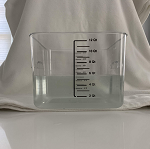
#> input picture MATH 7203 Numerical Analysis 1/Project 2/JupyterNotebook/IMG02.png, 150 x 149 px
$ jupyter execute --allow-errors 'Galloway Math 7203-Mini Project 01.ipynb'
#> lines starting #> are read from the running program, lines starting #| are printed output that depends on the picture; after the words box and inside, x2 and y2 are one past the last pixel; in counts of white or black regions, pixels touching at a corner belong together
# Canny Edge Detection Algoritm And Water Level Indication

## Goal: Implement and Modify Canny Edge Detection Algorithm to Detect Water Level in A Vessel

### Outline of the Canny Edge Detection Algorithm
    1. Noise Reduction
    2. Intesity Gradient Calculation
    3. Non-Maximum Supression
    4. Double Thresholding
    5. Hysteresis Thresholding

### Modifications For Water Level Detection
    Non-Maximum Supression Alteration
    Adhoc Level Line Selection

### Results
    Video of Real-time Level Tracking

## Stage 1: Noise Reduction

#### Goal: Smooth Image to Aid in Gradient Calculation

* A noisy image can be problematic due to the reliance of this algorithm on gradient calculations in subsequent steps.
* 5x5 Gaussian filter like the one we implimented in the homework earlier.

[cell 1]
'''Import Libraries'''
import numpy as np
import matplotlib.pyplot as plt
import matplotlib.image as mpimg
import cv2 as cv

vidFile = 'Math 7203 Mini Project 1 Video ( 1 min).mp4'
testPNGs = ['IMG02.png','IMG03.png','IMG04.png','IMG05.png',
           'IMG06.png','IMG07.png']

'''Helper Functions For Displaying Images'''
def showAll(img_list):
    '''Plot All the Images Passed in as a List of
       ndarrays'''
    N_ROWS = 2      # number of rows for display of pics
    R_SIZE = 3      # row cells size
    N_COLS = 3      # number of columns for display of pics
    C_SIZE = 3      # columns cell size
    # Display Images
    plt.figure(figsize=(N_COLS*C_SIZE, N_ROWS*R_SIZE))
    for i,img in enumerate(img_list):
        plt.subplot(N_ROWS, N_COLS, i+1)
        plt.imshow(img, cmap="gray",)
        plt.axis('off')

    plt.tight_layout()
    plt.show()

[cell 2]
'''Read in Files and Display'''
imgs = []       #list to hold raw images

# Read Images
for img in testPNGs:
    imgs.append(cv.imread(img, cv.IMREAD_GRAYSCALE))

# Display images
#> (the rest of this cell did not finish here and is left out)

#> in showAll, `N_ROWS = 2`: N_ROWS = 2

# display what format the image data is stored in
print('File Numeric Type: ', type(imgs[0][0,0]))

[cell 3]
'''Filter images And Display Again'''
filtImgs = []   # list to hold filtered images

SIGMA = 0.25     # x-sigma, is copied to y-sigma if y-sigma is not specified
K_SIZE = (5,5)  # Kernel Window Size

# filter images
#> (the rest of this cell did not finish here and is left out)

## Stage 2: Intensity Gradient Calculation
#### Goal: Calculate Magnitude and Angle of Gradient

The edge graident is calculated for the image through use of the Sobel operator and the resulting vectors are stored in angle and magnitude form.  The angle is typically rounded to one of a few selected values to make the following steps easier.
### Sobel Operator
Let $I_{mg}$ be the matrix representing the image file and $SO$ be the Soble Operator, then
\begin{equation}
SO = \begin{pmatrix}1&0&-1\\2&0&-2\\1&0&-1\end{pmatrix}\\
\nabla_x = SO \circledast I_{mg}, \text{and} \nabla_y = SO^T \circledast I_{mg}
\end{equation}
### Intensity Gradient Calculation
Let the Edge Gradient Magnitude $= M$ and the Angle $= \Theta$ then
\begin{equation}
\boxed{M = \sqrt{\nabla_x^2 + \nabla_y^2}}, \boxed{\Theta = tan^{-1}\Big( \frac{\nabla_y}{\nabla_x} \Big)}
\end{equation}

## Stage 2: Intensity Gradient Calculation...
### Example Calculation No Edge
A uniform window will have all pixels the same value.

\begin{equation}
\nabla_x = I_{mg} \circledast SO = \begin{pmatrix}255&255&255\\255&255&255\\255&255&255\end{pmatrix} \circledast \begin{pmatrix}1&0&-1\\2&0&-2\\1&0&-1\end{pmatrix}  = \begin{pmatrix}255&0&-255\\510&0&-510\\255&0&-255\end{pmatrix} = 0\\
\nabla_y = I_{mg} \circledast SO^T = \begin{pmatrix}255&255&255\\255&255&255\\255&255&255\end{pmatrix} \circledast \begin{pmatrix}1&2&1\\0&0&0\\-1&-2&-1\end{pmatrix}  = \begin{pmatrix}255&510&255\\0&0&0\\-255&-510&-255\end{pmatrix} = 0\\
\Theta = tan^{-1}\Big( \frac{0}{0} \Big) = 0
\end{equation}

## Stage 2: Intensity Gradient Calculation...
### Example Calculation With Vertical Edge
A vertical edge will have a change in pixel values from left to right or right to left. It will have an x gradient but no y.

\begin{equation}
\nabla_x = I_{mg} \circledast SO = \begin{pmatrix}255&0&0\\255&0&0\\255&0&0\end{pmatrix} \circledast \begin{pmatrix}1&0&-1\\2&0&-2\\1&0&-1\end{pmatrix}  \implies \begin{pmatrix}255&0&0\\510&0&0\\255&0&0\end{pmatrix} \implies 1020\\
\nabla_y = I_{mg} \circledast SO^T = \begin{pmatrix}255&0&0\\255&0&0\\255&0&0\end{pmatrix} \circledast \begin{pmatrix}1&2&1\\0&0&0\\-1&-2&-1\end{pmatrix}  \implies \begin{pmatrix}255&0&0\\0&0&0\\-255&0&0\end{pmatrix} \implies 0\\
\Theta = tan^{-1}\Big( \frac{0}{1020} \Big) = 0
\end{equation}

## Stage 2: Intensity Gradient Calculation...
### Example Calculation With Horizontal Edge
A horizontal edge will have a change in pixel values from bottom to top or vise versa. It will have an y gradient but no x.

\begin{equation}
\nabla_x = I_{mg} \circledast SO = \begin{pmatrix}0&0&0\\0&0&0\\255&255&255\end{pmatrix} \circledast \begin{pmatrix}1&0&-1\\2&0&-2\\1&0&-1\end{pmatrix}  \implies \begin{pmatrix}0&0&0\\0&0&0\\255&0&-255\end{pmatrix} \implies 0\\
\nabla_y = I_{mg} \circledast SO^T = \begin{pmatrix}0&0&0\\0&0&0\\255&255&255\end{pmatrix} \circledast \begin{pmatrix}1&2&1\\0&0&0\\-1&-2&-1\end{pmatrix}  \implies \begin{pmatrix}0&0&0\\0&0&0\\-255&-510&-255\end{pmatrix} \implies -1020\\
\Theta = tan^{-1}\Big( \frac{-1020}{0} \Big) = -\pi/2
\end{equation}

## Stage 2: Intensity Gradient Calculation...
### Processed Gradient Images

[cell 4]
'''Define function for the Sobel Operator'''

def sobel(A):
    '''Applies 3x3 Sobel Operator to Image Array and
       returns Magnitude and Angle Arrays '''

    # Sobel Operator
    Gx = np.matrix([[-1,0,1],[-2,0,2],[-1,0,1]])
    Gy = Gx.T

    # Get Dimmensions of kernel and image
    kr,kc = Gx.shape
    r,c = A.shape

    # Dimension Output Arrays
    mag = np.zeros((r,c))
    angle = np.zeros((r,c))


    # Apply Sobel via Convolution
    o_r = kr//2  # offset for rows to center
    o_c = kc//2  # offset for columns to center
    for i in range(r - kr):
        for j in range(c - kc):
            # Perform X and Y Gradient Calcs on Slices of Image
            S1 = np.sum(np.multiply(Gx,A[i:i+kr,j:j+kc]))
            S2 = np.sum(np.multiply(Gy,A[i:i+kr,j:j+kc]))

            # Calculate Magnitude and Angle for each pixel
            mag[i+ o_r, j+o_c] = np.sqrt(S1*S1+S2*S2)
            angle[i+ o_r, j+o_c] = np.arctan2(S2,S1)

    return mag, angle

[cell 5]
'''Process Images with Sobel Operator and Display'''
mags = []       # list to hold gradient magnitudes
angs = []     # list to hold gradient angles

# Process Filtered Images
N = len(filtImgs)   # Get number of images to process
for i,img in enumerate(filtImgs):
    print('Processing {:d} of {:d} images....'.format(i+1,N))
    m,a = sobel(img)
    mags.append(m)
    angs.append(a)
#> this loop made 3 passes
#> pass 1, `m,a = sobel(img)`:
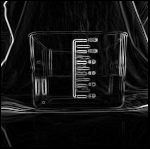
#> m: shape (149, 150) float64; min 0, max 560.3, mean 46.1; drawn with min black and max white
#> pass 1, `m,a = sobel(img)`:
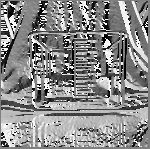
#> a: shape (149, 150) float64; min -3.14, max 3.14, mean 0.273; drawn with min black and max white
#> pass 2, `m,a = sobel(img)`:
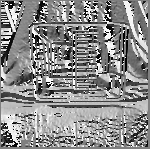
#> a: shape (149, 150) float64; min -3.14, max 3.14, mean 0.322; drawn with min black and max white

print('Processing Complete!')

# Display Magnitude Images
print('=============================== Magnitudes ===============================')
showAll(mags)

# Display Angle Images
print('===============================   Angles   ===============================')
showAll(angs)
#> in showAll (call 3), `plt.show()`:
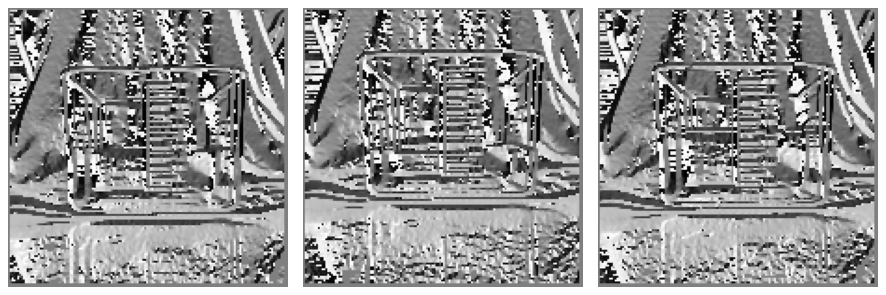
#> figure drawn by matplotlib, 3 panels

## Stage 3: Non-Maximum Supression
#### Goal: Supress Pixels that Are Not a Local Maximum in the Gradient
* Rounded Angles to 0°, 45°, 90°, or 135° reflecting negative angles into quadrant I and II.
* Compare Magnitude of the gradient along Angle to Neighbors.
    * If magnitude larger than its neighbors in the direction of the gradient angle, we leave it alone.
    * Otherwise, we supress the pixel by setting its magnitude to zero.

#### Example

[cell 6]
def nonMaxSupression(m,a):
    '''Round angle in radians to either 0°, 45°, 90°,
        or 135° and check neighbors in direction of gradient'''

    BP1 = 0.3927        # 22.5°
    BP2 = 1.1781        # 67.5°
    BP3 = 1.9635        # 112.5°
    BP4 = 2.7489        # 157.5°

    s = m.copy()        # copy array
    r,c = s.shape       # get rows and columns

    #loop through image skipping edge pixel
    for i in range(1,r-1):
        # i for rows
        for j in range(1,c-1):
            # j for cols

            a1 = np.abs(a[i,j])  # reflect to q 1&2
            #  classify angles
            if (0<= a1 <BP1) or (BP4<= a1 <=np.pi):
                #closest to x-axis check east to west
                s[i,j] = s[i,j] if \
                (s[i,j-1] < s[i,j] and s[i,j+1] < s[i,j]) else 0
            elif (BP1<= a1 <BP2):
                # closest to 45° check SW and NE
                s[i,j] = s[i,j] if \
                (s[i+1,j-1] < s[i,j] and s[i-1,j+1] < s[i,j]) else 0
            elif (BP2<= a1 <BP3):
                # closest to 90° North and South
                s[i,j] = s[i,j] if \
                (s[i+1,j] < s[i,j] and s[i-1,j] < s[i,j]) else 0
            else:
                # closest to 135° NW and SE
                s[i,j] = s[i,j] if \
                (s[i-1,j-1] < s[i,j] and s[i+1,j+1] < s[i,j]) else 0
    return s

[cell 7]
'''Process Images with Non Maximum Supression and Display'''
nms = []

# Process Images
N = len(mags)   # Get number of images to process

for k in range(N):
    print('Processing {:d} of {:d} images....'.format(k+1,N))
    nms.append(nonMaxSupression(mags[k],angs[k]))

print('Processing Complete!')

# Display Non-Max Suppressed Images
showAll(nms)

## Stage 4: Double Threshold
#### Goal: Sharpen Boundaries By Classifying Gradient Pixels as Supressed, Weak, or Strong
The continuous nature of leaves many blurred and weak edge boundries.  The double threshold sharpens by applying two thresholds:
* High Threshold-gradient magnitudes above this threshold are encoded as 'strong' edge pixels
* Low Threshold-gradient magnitudes below are suppressed.
* Between High and Low-gradient magnitudes in this range are encoded as 'weak' edge pixels

[cell 8]
'''Double Threshold Function'''
def dblThreshold(A,H,L):
    '''Suppress Values in image, A, below L and highlight
        pixel values above H.  Mark those in between as Weak'''
    STRONG = 255
    WEAK = 128

    # store shape of A
    r,c = A.shape
    B = np.zeros(r*c)  # create vector with same num pixels

    #flatten and cycle through image
    for i,pixel in enumerate(A.reshape(1,-1)[0,:]):
        if pixel > H:
            B[i] = STRONG
        if pixel < H and L < pixel:
            B[i] = WEAK
        # Array was init to zero so
        # no need to check for supression conditions
    return B.reshape(r,c)

[cell 9]
'''Process Images with Double Threshold and Display'''
dblTh = []

HIGH = 110
LOW = 45

# Process Images
N = len(nms)   # Get number of images to process

for k in range(N):
    print('Processing {:d} of {:d} images....'.format(k+1,N))
    dblTh.append(dblThreshold(nms[k],HIGH,LOW))

print('Processing Complete!')

# Display Non-Max Suppressed Images
showAll(dblTh)
#> in showAll (call 5), `plt.show()`:
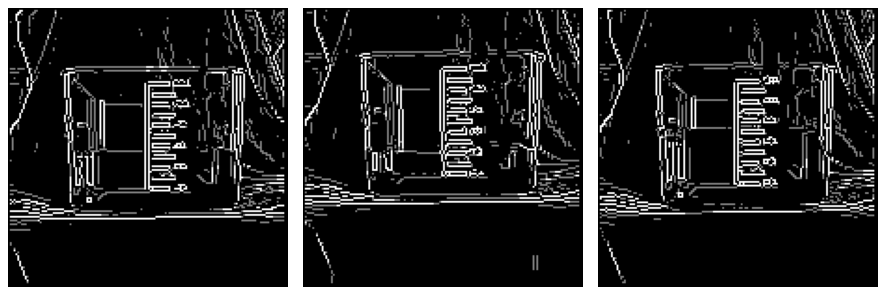
#> figure drawn by matplotlib, 3 panels

## Stage 5: Hysteresis Thresholding
#### Goal: Contextually Classify the Weak Pixels as Strong or Supressed
Hysteresis thresholding seeks to classify the weak pixels based on context.
* Sweep from left to right, and top to bottom with a 3x3 window.
* If Last was Strong, mark all Weak pixels as Strong until we reach a Supressed pixel.
* If Last was Surpressed, mark all Weak pixels as Supressed until a Strong pixel is reached

[cell 10]
'''Define Hysteresis Thresholding Function'''
def hystTresh(A):
    '''Classify pixels as supressed or strong based on neighbors'''
    TOL = 25               # tolerance
    STRONG = 255           # Strong pixel
    WEAK = 128
    SUPRESSED = 0          # Supressed pixel
    WIN = 3                # Window Size of neighbors to check

    r,c = A.shape          # Get Shape of A
    B = A.copy()           # Copy A

    for i in range(1,r-1):
        # rows loop

        for j in range(1,c-1):
            # cols loop
            # check if pixel is weak
            if B[i,j] < WEAK + TOL and B[i,j] > WEAK - TOL:
                #is weak so check neighbors
                if np.max(B[i-1:i+WIN-1,j-1:j+WIN-1]) > STRONG - TOL:
                    B[i,j] = STRONG
                else:
                    B[i,j] = SUPRESSED
    return B

[cell 11]
'''Process Images with Double Threshold and Display'''
hys = []

# Process Images
N = len(dblTh)   # Get number of images to process

for k in range(N):
    print('Processing {:d} of {:d} images....'.format(k+1,N))
    hys.append(hystTresh(dblTh[k]))
#> this loop made 3 passes
#> pass 1, in hystTresh, `B = A.copy()`:
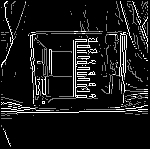
#> B: shape (149, 150) float64; min 0, max 255, mean 24.9

print('Processing Complete!')

# Display Non-Max Suppressed Images
showAll(hys)
#> in showAll (call 6), `plt.show()`:
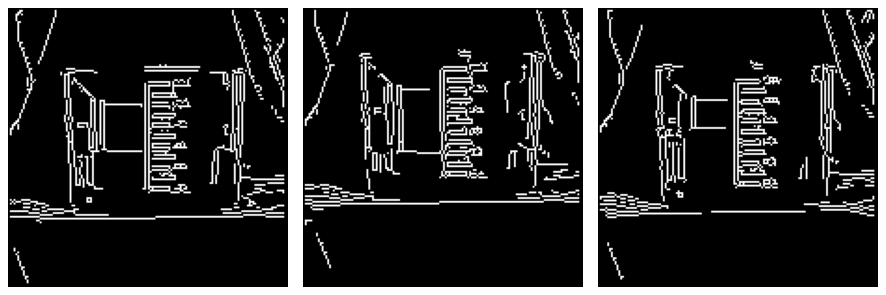
#> figure drawn by matplotlib, 3 panels

## Modifications For Water Level Detection
* __Window The Image__
    * Create a smaller area to process both for speed and to focus on the area where the level is easiest to identify

* __Supress All Non-Horizontal Edges (Alter Non-Maximum Supression Stage)__
    * Eliminate all edges that don't have a gradient angle pointing up (90°) (alter the non-maximum supression function)

[cell 12]
'''Water Level Finding Funcitons'''

# altered non-maximum supression
def nonHorzSupression(m,a):
    '''Round angle in radians to either 0 or 90°,
    and check neighbors in direction of gradient'''

    BP1 = 0.3927        # 22.5°
    BP2 = 1.1781        # 67.5°
    BP3 = 1.9635        # 112.5°
    BP4 = 2.7489        # 157.5°

    s = m.copy()        # copy array
    r,c = s.shape       # get rows and columns

    #loop through image skipping edge pixel
    for i in range(1,r-1):
        # i for rows
        for j in range(1,c-1):
            # j for cols

            a1 = np.abs(a[i,j])  # reflect to q 1&2
            #  classify angles
            if (BP2<= a1 <BP3):
                # closest to 90° North and South
                s[i,j] = s[i,j] if \
                (s[i+1,j] < s[i,j] and s[i-1,j] < s[i,j]) else 0
            else:
                # not a horizontal line
                s[i,j] = 0
    return s

# image windowing fucntion
def window(A,dim):
    '''Takes in image, x,y coordinates for start of window and
       the height (H) and width (W) of the window.  dim = (x,y,H,W)
       Returns pixels in window'''
    x,y,H,W = dim # break out dimensions for clarity
    return A[y:y+H,x:x+W]

[cell 13]
#Filter Constants
SIGMA = .5     # x-sigma, is copied to y-sigma if y-sigma is not specified
K_SIZE = (5,5)  # Kernel Window Size

# Window Constants
X,Y = 55,35
H,W = 65,15
d = (X,Y,H,W)

# Double Thresholding Constants
HIGH = 50
LOW = 10

winEdges = []

# Process Images
N = len(imgs)   # Get number of images to process

#> (the rest of this cell did not finish here and is left out)

## Finding the Right Line
#### Goal: Select the Correct Line as the Water Level
#### Ad hoc Algorithm
* Sum up processed windowed segments along the x (rows) axis
* Since we expect the water to be somewhere in the middle, we build a normal gaussian distribution that spans the height of the windowed segment and then use it to weight the elements of the flattened sum matrix
* Argmax of the resulting array should give us the index of the most likely spot for the waterline

[cell 14]
def normalDist(L):
    '''return an array of weights corresponding to the
       length of L centered at L/2'''
    mu = L/2.
    sig = mu/3
    z = (np.linspace(0,L,L) - mu)/sig
    return 1/sig/np.sqrt(2*np.pi)*np.exp(-0.5*z*z)

[cell 15]
'''Draw Line at Most likely Water level'''
#Constants
LW = 3  # line width to mark up original image

finalImg = []

probCurve = normalDist(H)

# Process Images
N = len(imgs)   # Get number of images to process

#> (the rest of this cell did not finish here and is left out)

[cell 16]
'''Create a waterline detection function'''
def detectLevel(A,win_dim,thresh_HL,filtSK):
    # break out packed parameters for clarity
    X,Y,H,W = win_dim
    sigma,ksize = filtSK
    high,low = thresh_HL

    # Window Images
    temp = window(A,win_dim)
    # Stage 1 Filter
    temp = cv.GaussianBlur(temp,ksize,sigma,cv.BORDER_REPLICATE)
    #Stage 2 Gradient
    tempM,tempA = sobel(temp)
    # Stage 3 Non Max Supress (modified)
    temp = nonHorzSupression(tempM,tempA)
    # Stage 4 Double Thresh
    temp = dblThreshold(temp,high,low)
    # Stage 5 Hysteresis
    temp = hystTresh(temp)
    # Draw final line
    Water = np.argmax(np.multiply(np.sum(temp,axis=1),normalDist(H)))
    # Draw line across image
    A[Y+Water-LW//2:Y+Water+LW//2,:] = 0

    return A

# Results
## Play Real Time Video of Water Draining from Different Vessel and Let Algorithm Track

[cell 17]
#Filter Constants
SIGMA = .5     # x-sigma, is copied to y-sigma if y-sigma is not specified
K_SIZE = (5,5)  # Kernel Window Size

# Window Constants
X,Y = 160,0
H,W = 220,7
d = (X,Y,H,W)

# Double Thresholding Constants
HIGH = 50
LOW = 10

# Create a VideoCapture object and read from input file
# If the input is the camera, pass 0 instead of the video file name
# code modified from Help page
# https://docs.opencv.org/master/dd/d43/tutorial_py_video_display.html

cap = cv.VideoCapture(vidFile)
cv.namedWindow('frame',cv.WINDOW_NORMAL)

if not cap.isOpened():
    print('Failed to Open',str(vidFile))
while cap.isOpened():
    ret, frame = cap.read()
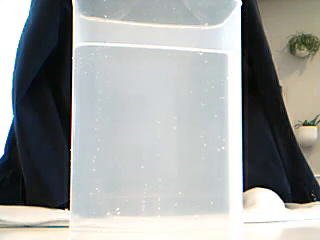
#> input picture frame 119 of MATH 7203 Numerical Analysis 1/Project 2/JupyterNotebook/Math 7203 Mini Project 1 Video ( 1 min).mp4, 320 x 240 px
#> frame is the input picture: shape (240, 320, 3); mean B, G, R 159.6, 161.2, 158.8
    # if frame is read correctly ret is True
    if not ret:
        print("Can't receive frame (stream end?). Exiting ...")
        break
    gray = cv.cvtColor(frame, cv.COLOR_BGR2GRAY)
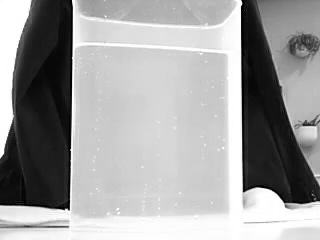
#> gray: shape (240, 320); min 0, max 255, mean 160.2
    gray = detectLevel(gray,d,(HIGH,LOW),(SIGMA,K_SIZE))
#> in detectLevel, `A[Y+Water-LW//2:Y+Water+LW//2,:] = 0`:
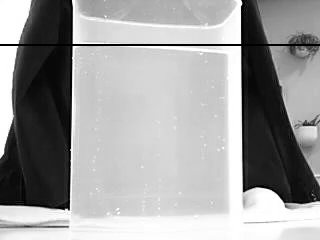
#> A: shape (240, 320); 0.83% of pixels changed, all inside (x1, y1, x2, y2) = (0, 44, 320, 46)
    cv.imshow('frame', gray)
    cv.resizeWindow('frame',800,600)
    if cv.waitKey(1) == ord('q'):
#> (key q is pressed here)
        break
cap.release()
cv.destroyAllWindows()
